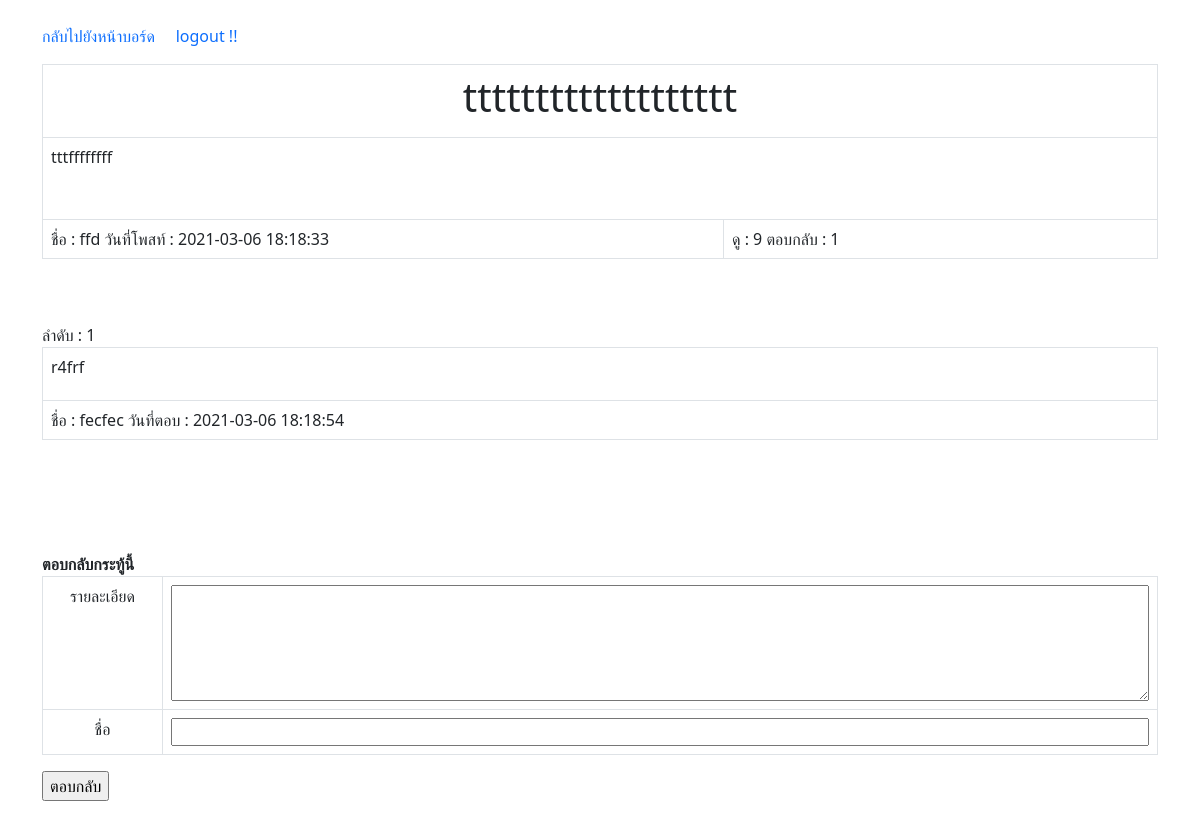
Screenshot of /ViewWebboard.php?QuestionID=00022 (signed in) with the database file from the repository.
### tables this page shows
CREATE TABLE `webboard` (
  `QuestionID` int(5) UNSIGNED ZEROFILL NOT NULL,
  `CreateDate` datetime NOT NULL,
  `Question` varchar(250) NOT NULL,
  `Details` text NOT NULL,
  `Name` varchar(50) NOT NULL,
  `View` int(5) NOT NULL,
  `Reply` int(5) NOT NULL
);

CREATE TABLE `reply` (
  `ReplyID` int(5) UNSIGNED ZEROFILL NOT NULL,
  `QuestionID` int(5) UNSIGNED ZEROFILL NOT NULL,
  `CreateDate` datetime NOT NULL,
  `Details` text NOT NULL,
  `Name` varchar(50) NOT NULL
);

### ViewWebboard.php (the view, shortened to what this page needs)
<?php
if (!$_SESSION["UserID"]){
  Header("Location: login.php");
}else{
include 'condb.php';
?>
<html>
<head>
<link href="https://cdn.jsdelivr.net/npm/bootstrap@5.0.0-beta2/dist/css/bootstrap.min.css" rel="stylesheet">
</head>
<body>
<div class="container">
<p><br>
<a href="index.php">กลับไปยังหน้าบอร์ด</a>&nbsp;&nbsp;&nbsp;&nbsp;&nbsp;<a href="logout.php">logout !!</a></p>
<?php
$sql = "SELECT * FROM db_name.webboard  WHERE QuestionID = '".$_GET["QuestionID"]."' ";
$result = $conn->query($sql);
if ($result->num_rows > 0) {
    while($row = $result->fetch_assoc()) {
       ?>
<table class="table table-bordered">
  <tr>
    <td height="31" colspan="2" bgcolor="#E6FFE6"><center><h1><?=$row["Question"];?></h1>
    </center></td>
  </tr>
  <tr>
    <td height="82" colspan="2"><?=nl2br($row["Details"]);?></td>
  </tr>
  <tr>
    <td width="397" bgcolor="#EAFFFF">ชื่อ : <?=$row["Name"];?>
     วันที่โพสท์  :      <?=$row["CreateDate"];?></td>
    <td width="253" bgcolor="#FFFFD5">ดู :
    <?=$row["View"];?> ตอบกลับ : <?=$row["Reply"];?></td>
  </tr>
</table>
<br>
<br>
       <?php
    }
} else {
}
?>
<?php
$intRows = 0;
$sql2 = "SELECT * FROM db_name.reply  WHERE QuestionID = '".$_GET["QuestionID"]."' ";
$result2 = $conn->query($sql2);
if ($result2->num_rows > 0) {
    while($row2 = $result2->fetch_assoc())
    {
      $intRows++;
?>
ลำดับ : <?=$intRows;?>
<table class="table table-bordered">
  <tr>
    <td height="53"><?=nl2br($row2["Details"]);?></td>
  </tr>
  <tr>
    <td width="397" bgcolor="#EAFFFF">ชื่อ :
        <?=$row2["Name"];?>
        วันที่ตอบ :
      <?=$row2["CreateDate"];?></td>
  </tr>
</table>
<br>
<?php
   }
  } else {
  }
?>
<br>
<br>
<br>
<form action="ViewWebboard.php?QuestionID=<?=$_GET["QuestionID"];?>&Action=Save" method="post" name="frmMain" id="frmMain">
  <strong>ตอบกลับกระทู้นี้</strong><br>
  <table class="table table-bordered">
    <tr>
      <td width="78" bgcolor="#FFFFD5"><div align="center">รายละเอียด</div></td>
      <td><textarea name="txtDetails" cols="80" rows="5" id="txtDetails" required=""></textarea></td>
    </tr>
    <tr>
      <td width="78" bgcolor="#EAFFFF"><div align="center">ชื่อ</div></td>
      <td width="647"><input name="txtName" type="text" id="txtName" value="" size="80" required=""></td>
    </tr>
  </table>
  <p>
    <input name="btnSave" type="submit" id="btnSave" value="ตอบกลับ">
  </p>
</form>
</body>
</html>
<?php
}
?>

### ViewWebboard.php (style rules this page uses)
#txtDetails , #txtName { width: 100% }

### rows the page displays
webboard: Question "ttttttttttttttttttt", Details "tttffffffff", Name "ffd", CreateDate "2021-03-06 18:18:33", View "9", Reply "1"
reply: Details "r4frf", Name "fecfec", CreateDate "2021-03-06 18:18:54"
